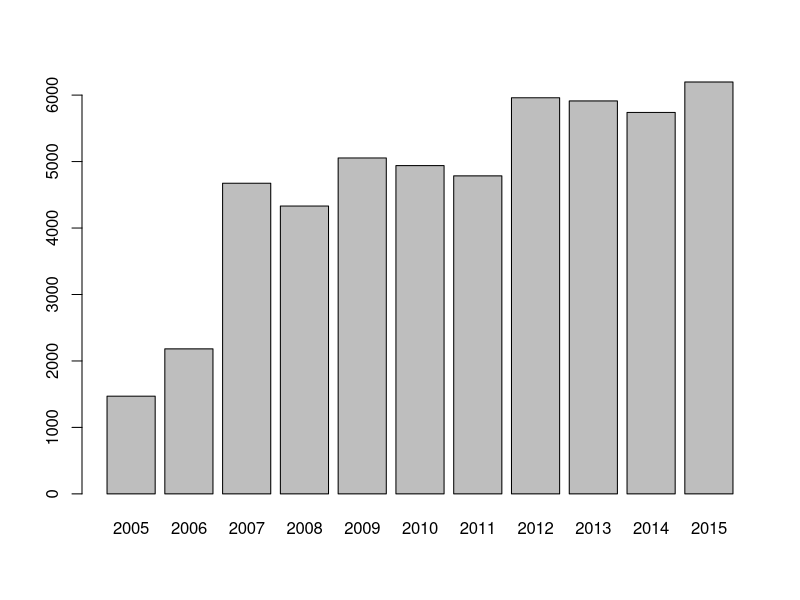
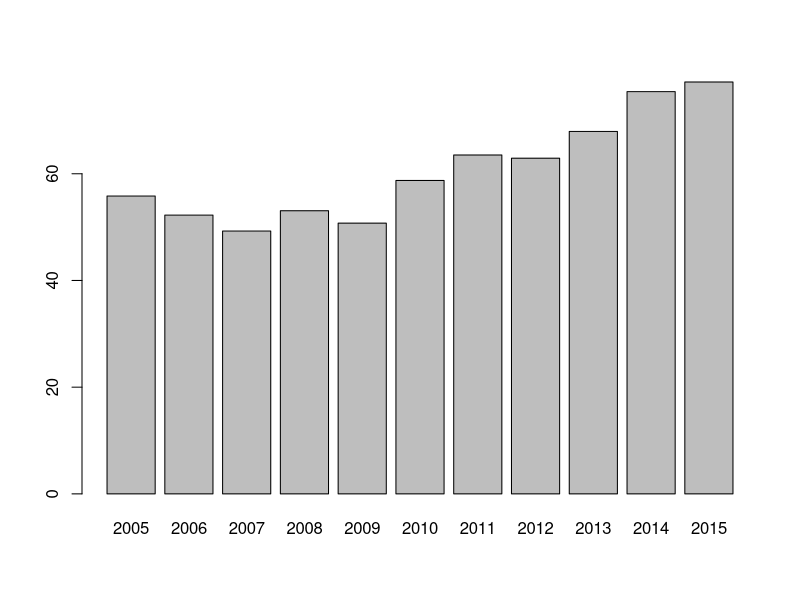
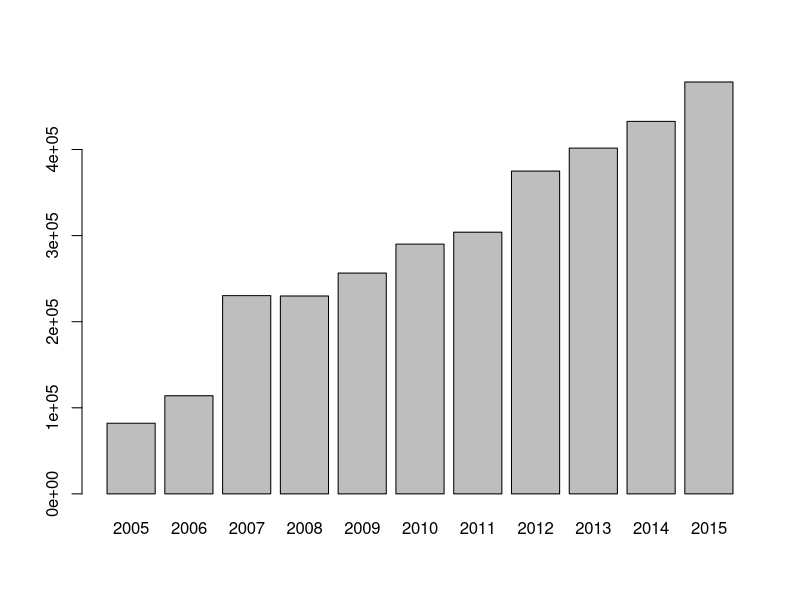

Source code (R) for these figures, in order:

# __________________________________________________________
# //////////////////////////////////////////////////////////
#
#    MODULE 0 - INTRODUCTION
# __________________________________________________________
# //////////////////////////////////////////////////////////


# --- EXPLORE THE DATA -------------------------------------


# Load text file into local variable called 'data'
data = read.delim(file = 'purchases.txt', header = FALSE, sep = '\t', dec = '.')

# Display what has been loaded
View(data)
head(data)
summary(data)

# Add headers and interpret the last column as a date, extract year of purchase
colnames(data) = c('customer_id', 'purchase_amount', 'date_of_purchase')
data$date_of_purchase = as.Date(data$date_of_purchase, "%Y-%m-%d")
data$year_of_purchase = as.numeric(format(data$date_of_purchase, "%Y"))

# Display the data set after transformation
head(data)
summary(data)

# Explore the data using simple SQL statements
library(sqldf)

# Number of purchases per year
x = sqldf("SELECT year_of_purchase, COUNT(year_of_purchase) AS 'counter' FROM data GROUP BY 1 ORDER BY 1")
barplot(x$counter, names.arg = x$year_of_purchase)

# Average purchase amount per year
x = sqldf("SELECT year_of_purchase, AVG(purchase_amount) AS 'avg_amount' FROM data GROUP BY 1 ORDER BY 1")
barplot(x$avg_amount, names.arg = x$year_of_purchase)

# Total purchase amounts per year
x = sqldf("SELECT year_of_purchase, SUM(purchase_amount) AS 'sum_amount' FROM data GROUP BY 1 ORDER BY 1")
barplot(x$sum_amount, names.arg = x$year_of_purchase)

# All in one
x = sqldf("SELECT year_of_purchase,
                  COUNT(year_of_purchase) AS 'counter',
                  AVG(purchase_amount) AS 'avg_amount',
                  SUM(purchase_amount) AS 'sum_amount'
           FROM data GROUP BY 1 ORDER BY 1")
print(x)
